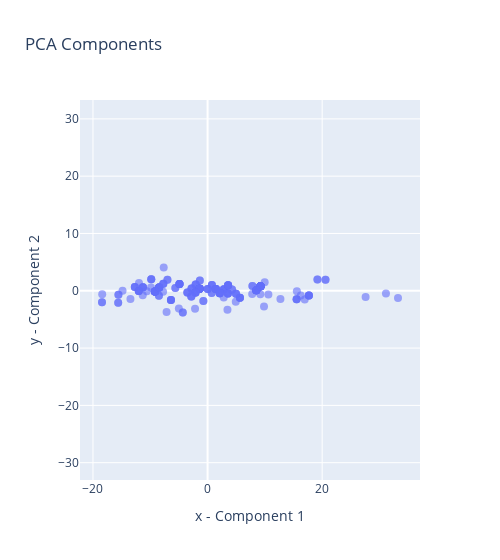

This figure's notebook cell:
### Code cell
# Plotting the components
fig = px.scatter(data, x=data_pca['Component 1'], y=data_pca['Component 2'], 
           width=500, title="Component 1 vs Component 2")

# Set the titles and aspect ratio to be the same
fig.update_layout(title="PCA Components",
    xaxis=dict(title='x - Component 1', scaleanchor="y", scaleratio=1),
    yaxis=dict(title='y - Component 2', scaleanchor="x", scaleratio=1))

# Update the markers and the opacity to get a more beautiful plot
fig.update_traces(marker=dict(size=8, opacity=0.6))

# Show the figure
fig.show()

### Figure 1 — Plotly figure (JSON) as saved in the notebook; plotly's stock layout.template omitted (floating-point values rounded to 4 significant figures; data arrays with more than 128 entries replaced by an {"elided": "..."} marker saying what was removed)
{"data": [{"hovertemplate": "x=%{x}<br>y=%{y}<extra></extra>", "legendgroup": "", "marker": {"color": "#636efa", "opacity": 0.6, "size": 8, "symbol": "circle"}, "mode": "markers", "name": "", "orientation": "v", "showlegend": false, "type": "scatter", "x": {"elided": "205 float values"}, "xaxis": "x", "y": {"elided": "205 float values"}, "yaxis": "y"}], "layout": {"legend": {"tracegroupgap": 0}, "title": {"text": "PCA Components"}, "width": 500, "xaxis": {"anchor": "y", "domain": [0, 1], "scaleanchor": "y", "scaleratio": 1, "title": {"text": "x - Component 1"}}, "yaxis": {"anchor": "x", "domain": [0, 1], "scaleanchor": "x", "scaleratio": 1, "title": {"text": "y - Component 2"}}}}
